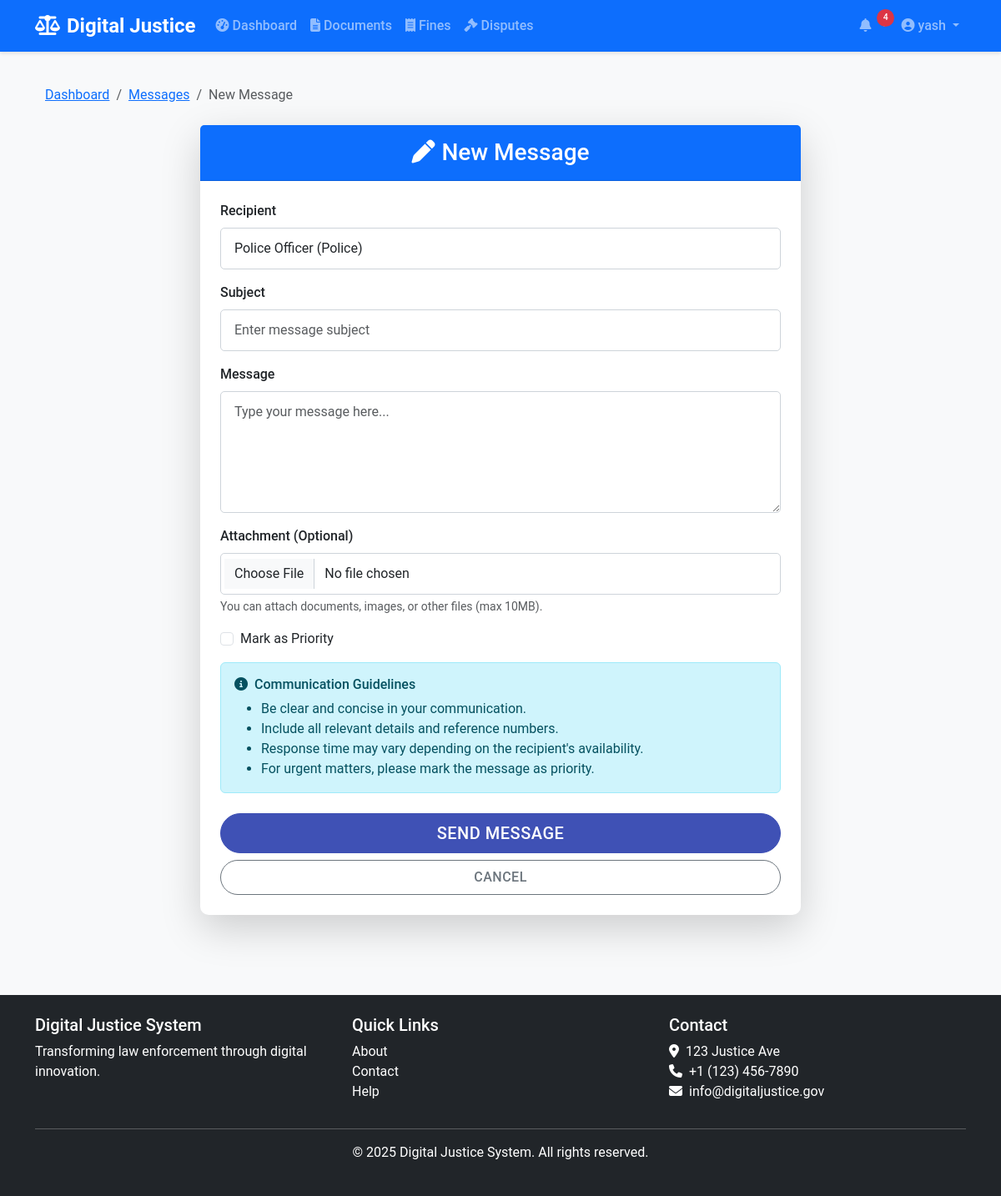
The page /communication/messages/new?recipient_id=3 (signed in) on the database its author committed.
### app/models/user.py (models this page shows, shortened)
class User(db.Model, UserMixin):
    __tablename__ = 'users'
    id = db.Column(db.Integer, primary_key=True)
    username = db.Column(db.String(64), unique=True, index=True)
    email = db.Column(db.String(120), unique=True, index=True)
    password_hash = db.Column(db.String(128))
    first_name = db.Column(db.String(64))
    last_name = db.Column(db.String(64))
    phone = db.Column(db.String(20))
    address = db.Column(db.String(256))
    role = db.Column(db.String(20), default='citizen')  # citizen, police, court, admin
    created_at = db.Column(db.DateTime, default=datetime.utcnow)
    last_login = db.Column(db.DateTime)
    is_active = db.Column(db.Boolean, default=True)
    documents = db.relationship('Document', foreign_keys='Document.user_id', backref='owner', lazy='dynamic')
    verified_documents = db.relationship('Document', foreign_keys='Document.verified_by', backref='verifier', lazy='dynamic')
    fines = db.relationship('Fine', foreign_keys='Fine.user_id', backref='user', lazy='dynamic')
    issued_fines = db.relationship('Fine', foreign_keys='Fine.issued_by', backref='issuer', lazy='dynamic')
    disputes = db.relationship('Dispute', foreign_keys='Dispute.user_id', backref='user', lazy='dynamic')
    assigned_disputes = db.relationship('Dispute', foreign_keys='Dispute.assigned_to', backref='assigned_officer', lazy='dynamic')
    sent_messages = db.relationship('Message', foreign_keys='Message.sender_id', backref='sender', lazy='dynamic')
    received_messages = db.relationship('Message', foreign_keys='Message.recipient_id', backref='recipient', lazy='dynamic')
    def is_admin(self):
        return self.role == 'admin'
    def is_police(self):
        return self.role == 'police'
    def is_citizen(self):
        return self.role == 'citizen'

### app/routes/communication.py (the view, shortened to what this page needs)
@communication_bp.route('/messages/new', methods=['GET', 'POST'])
@login_required
def new_message():
    officials = []
    citizens = []
    if current_user.is_citizen():
        officials = User.query.filter(User.role.in_(['police', 'court', 'admin'])).all()
    elif current_user.is_admin():
        officials = User.query.filter(User.role.in_(['police', 'court', 'admin'])).filter(User.id != current_user.id).all()
        citizens = User.query.filter_by(role='citizen').all()
    elif current_user.is_police():
        officials = User.query.filter(User.role.in_(['police', 'court', 'admin'])).filter(User.id != current_user.id).all()
        citizens = User.query.filter_by(role='citizen').all()
    elif current_user.is_court():
        officials = User.query.filter(User.role.in_(['police', 'court', 'admin'])).filter(User.id != current_user.id).all()
        citizens = User.query.filter_by(role='citizen').all()
    recipient = None
    recipient_id = request.args.get('recipient_id')
    if recipient_id:
        recipient = User.query.get(recipient_id)
    return render_template('communication/new_message.html', officials=officials, citizens=citizens, recipient=recipient)

### app/models/user.py (called while the page is built)
@login_manager.user_loader
def load_user(user_id):
    return User.query.get(int(user_id))

### app/templates/communication/new_message.html (shortened to what this page needs)
{% extends 'base.html' %}
{% block content %}
<div class="container">
    <nav aria-label="breadcrumb" class="mb-4">
        <ol class="breadcrumb">
            <li class="breadcrumb-item"><a href="{{ url_for('main.dashboard') }}">Dashboard</a></li>
            <li class="breadcrumb-item"><a href="{{ url_for('communication.messages') }}">Messages</a></li>
            <li class="breadcrumb-item active" aria-current="page">New Message</li>
        </ol>
    </nav>
    <div class="row justify-content-center">
        <div class="col-md-8">
            <div class="card shadow-lg border-0 rounded-lg mb-4">
                <div class="card-header bg-primary text-white text-center py-3">
                    <h3 class="mb-0"><i class="fas fa-pen me-2"></i>New Message</h3>
                </div>
                <div class="card-body p-4">
                    <form method="POST" action="{{ url_for('communication.new_message') }}" enctype="multipart/form-data">
                        <div class="mb-3">
                            <label for="recipient" class="form-label">Recipient</label>
                            {% if recipient %}
                                <div class="form-control disabled">{{ recipient.first_name }} {{ recipient.last_name }} ({{ recipient.role|title }})</div>
                            {% endif %}
                        </div>
                        <div class="mb-3">
                            <label for="subject" class="form-label">Subject</label>
                            <input type="text" class="form-control" id="subject" name="subject" placeholder="Enter message subject" required>
                        </div>
                        <div class="mb-3">
                            <label for="message" class="form-label">Message</label>
                            <textarea class="form-control" id="message" name="message" rows="5" placeholder="Type your message here..." required></textarea>
                        </div>
                        <div class="mb-3">
                            <label for="attachment" class="form-label">Attachment (Optional)</label>
                            <input type="file" class="form-control" id="attachment" name="attachment">
                            <div class="form-text">You can attach documents, images, or other files (max 10MB).</div>
                        </div>
                        <div class="mb-3">
                            <div class="form-check">
                                <input class="form-check-input" type="checkbox" id="priority" name="priority">
                                <label class="form-check-label" for="priority">
                                    Mark as Priority
                                </label>
                            </div>
                        </div>
                        <div class="alert alert-info mb-4">
                            <h6><i class="fas fa-info-circle me-2"></i>Communication Guidelines</h6>
                            <ul class="mb-0">
                                <li>Be clear and concise in your communication.</li>
                                <li>Include all relevant details and reference numbers.</li>
                                <li>Response time may vary depending on the recipient's availability.</li>
                                <li>For urgent matters, please mark the message as priority.</li>
                            </ul>
                        </div>
                        <div class="d-grid gap-2">
                            <button type="submit" class="btn btn-primary btn-lg">Send Message</button>
                            <a href="{{ url_for('communication.messages') }}" class="btn btn-outline-secondary">Cancel</a>
                        </div>
                    </form>
                </div>
            </div>
        </div>
    </div>
</div>
{% endblock %}

### app/templates/base.html (shortened to what this page needs)
<!DOCTYPE html>
<html lang="en">
<head>
    <link href="https://cdn.jsdelivr.net/npm/bootstrap@5.3.0/dist/css/bootstrap.min.css" rel="stylesheet">
    <link rel="stylesheet" href="https://cdnjs.cloudflare.com/ajax/libs/font-awesome/6.4.0/css/all.min.css">
    <link rel="stylesheet" href="{{ url_for('static', filename='css/style.css') }}">
</head>
<body>
    <nav class="navbar navbar-expand-lg navbar-dark bg-primary sticky-top">
        <div class="container">
            <a class="navbar-brand" href="{{ url_for('main.index') }}">
                <i class="fas fa-balance-scale me-2"></i>Digital Justice
            </a>
            <div class="collapse navbar-collapse" id="navbarNav">
                <ul class="navbar-nav me-auto">
                    {% if current_user.is_authenticated %}
                    <li class="nav-item">
                        <a class="nav-link" href="{{ url_for('main.dashboard') }}">
                            <i class="fas fa-tachometer-alt me-1"></i>Dashboard
                        </a>
                    </li>
                    <li class="nav-item">
                        <a class="nav-link" href="{{ url_for('document.index') }}">
                            <i class="fas fa-file-alt me-1"></i>Documents
                        </a>
                    </li>
                    <li class="nav-item">
                        <a class="nav-link" href="{{ url_for('fine.index') }}">
                            <i class="fas fa-receipt me-1"></i>Fines
                        </a>
                    </li>
                    <li class="nav-item">
                        <a class="nav-link" href="{{ url_for('dispute.index') }}">
                            <i class="fas fa-gavel me-1"></i>Disputes
                        </a>
                    </li>
                    {% endif %}
                </ul>
                <ul class="navbar-nav">
                    {% if current_user.is_authenticated %}
                    <li class="nav-item dropdown">
                        <a class="nav-link dropdown-toggle" href="#" id="communicationDropdown" role="button" data-bs-toggle="dropdown">
                            <i class="fas fa-bell me-1"></i>
                            <span class="badge bg-danger rounded-pill notification-badge" id="notification-count">
                                {{ current_user.notifications|selectattr('is_read', 'equalto', false)|list|length }}
                            </span>
                        </a>
                    </li>
                    <li class="nav-item dropdown">
                        <a class="nav-link dropdown-toggle" href="#" id="userDropdown" role="button" data-bs-toggle="dropdown">
                            <i class="fas fa-user-circle me-1"></i>{{ current_user.username }}
                        </a>
                    </li>
                    {% endif %}
                </ul>
            </div>
        </div>
    </nav>
    <main class="container py-4">
        {% block content %}{% endblock %}
    </main>
    <footer class="bg-dark text-white py-4 mt-5">
        <div class="container">
            <div class="row">
                <div class="col-md-4">
                    <h5>Digital Justice System</h5>
                    <p>Transforming law enforcement through digital innovation.</p>
                </div>
                <div class="col-md-4">
                    <h5>Quick Links</h5>
                    <ul class="list-unstyled">
                        <li><a href="{{ url_for('main.about') }}" class="text-white">About</a></li>
                        <li><a href="{{ url_for('main.contact') }}" class="text-white">Contact</a></li>
                        <li><a href="{{ url_for('main.help') }}" class="text-white">Help</a></li>
                    </ul>
                </div>
                <div class="col-md-4">
                    <h5>Contact</h5>
                    <address>
                        <i class="fas fa-map-marker-alt me-2"></i>123 Justice Ave<br>
                        <i class="fas fa-phone me-2"></i>+1 (123) 456-7890<br>
                        <i class="fas fa-envelope me-2"></i>info@digitaljustice.gov
                    </address>
                </div>
            </div>
            <hr>
            <div class="text-center">
                <p>&copy; 2025 Digital Justice System. All rights reserved.</p>
            </div>
        </div>
    </footer>
</body>
</html>

### app/static/css/style.css (style rules this page uses)
:root { --primary-color: #3f51b5; --secondary-color: #ff4081; --accent-color: #00bcd4; --success-color: #4caf50; --warning-color: #ff9800; --danger-color: #f44336; --dark-color: #212121; --light-color: #f5f5f5; --text-color: #333333; --gray-color: #9e9e9e; }
body { font-family: 'Roboto', sans-serif; color: var(--text-color); background-color: #f8f9fa; min-height: 100vh; display: flex; flex-direction: column; }
main { flex: 1; }
.navbar { box-shadow: 0 2px 4px rgba(0, 0, 0, 0.1); }
.navbar-brand { font-weight: 700; font-size: 1.5rem; }
.nav-link { font-weight: 500; }
.notification-badge { position: absolute; top: 0; right: 0; font-size: 0.65rem; }
.card { border: none; border-radius: 10px; box-shadow: 0 4px 6px rgba(0, 0, 0, 0.1); transition: transform 0.3s ease, box-shadow 0.3s ease; margin-bottom: 1.5rem; }
.card-header { background-color: rgba(0, 0, 0, 0.03); border-bottom: 1px solid rgba(0, 0, 0, 0.125); font-weight: 600; }
.btn { border-radius: 50px; padding: 0.5rem 1.5rem; font-weight: 500; text-transform: uppercase; letter-spacing: 0.5px; transition: all 0.3s ease; }
.btn-primary { background-color: var(--primary-color); border-color: var(--primary-color); }
.form-control { border-radius: 5px; padding: 0.75rem 1rem; border: 1px solid #ced4da; }
.form-label { font-weight: 500; margin-bottom: 0.5rem; }
.badge { padding: 0.5em 0.75em; font-weight: 500; border-radius: 50px; }
footer { margin-top: auto; }
footer a { text-decoration: none; transition: color 0.3s ease; }

### rows shown on the page
User: username "yash"
User: first_name "Police", last_name "Officer", role "Police"
